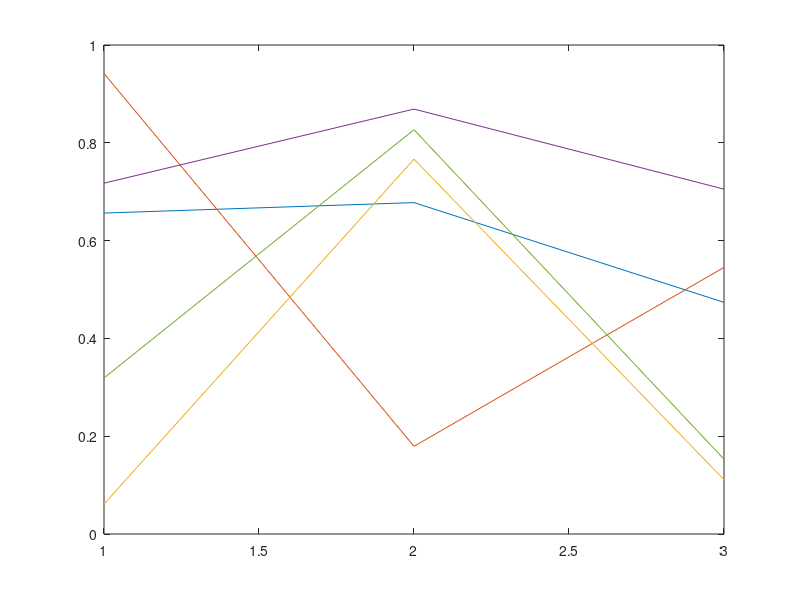

The MATLAB script that drew this image:
%% PLOTTING MATRIX DATA 2
% You could also specify the value of the x axis.
% Note that in this case plot will try to match the size of x and Y.
x = 1:3;
Y = rand(5,3);  % Generate a 5-by-3 random matrix.
figure;
% Plot 5 rows, because the number of columns matches the length of x.
plot(x,Y);